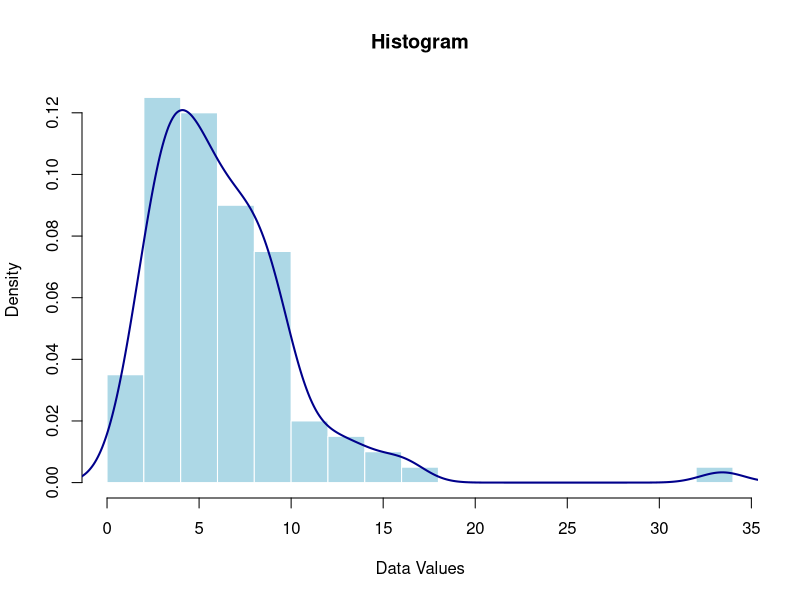
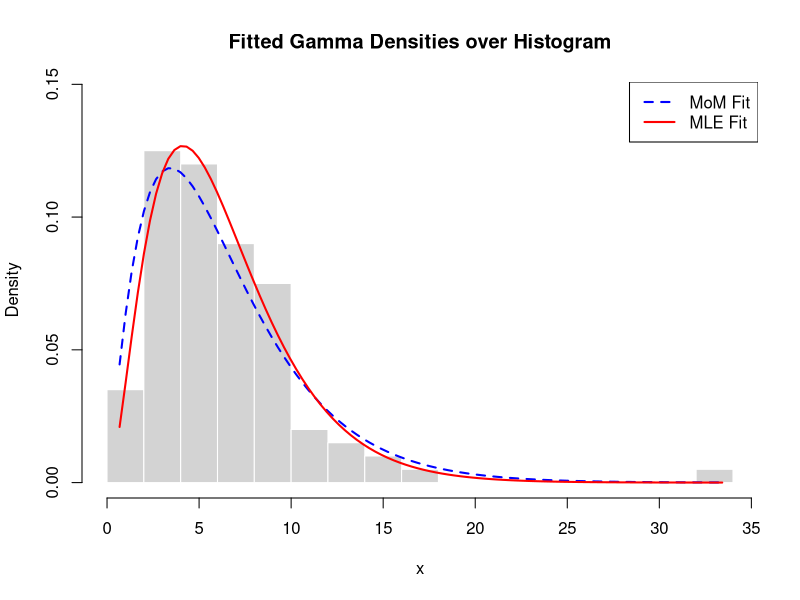
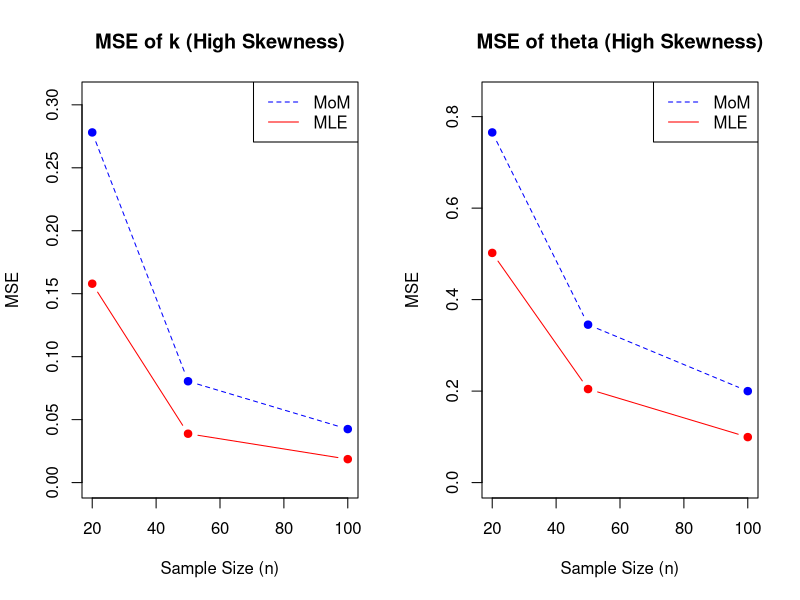

R code for these plots, in order:
## ---- chunk 1
knitr::opts_chunk$set(echo = TRUE)
## ---- chunk 2
# Setting seed for reproducibility
set.seed(303)

# True parameters
true_k <- 3
true_theta <- 2
n <- 100

# Generating the data
data_sample <- rgamma(n, shape = true_k, scale = true_theta)

# calculating sample mean and variance
sample_mean <- mean(data_sample)
sample_var <- var(data_sample)

# Reporting the values
cat("Sample Mean (X_bar):", round(sample_mean, 4), "\n")
cat("Sample Variance (S^2):", round(sample_var, 4), "\n")

# Plotting the Histogram
hist(data_sample, breaks = 15, probability = TRUE,
     main = "Histogram",
     xlab = "Data Values", col = "lightblue", border = "white")

# Adding a density line to look at the shape
lines(density(data_sample), col = "darkblue", lwd = 2)
## ---- chunk 3
# Setting seed for reproducibility
set.seed(303)

# True parameters
true_k <- 3
true_theta <- 2
n <- 100

# Generating data from Gamma dist.
data_sample <- rgamma(n, shape = true_k, scale = true_theta)

# Descriptive statistics
cat("Sample Mean:", mean(data_sample), "\n")
cat("Sample Variance:", var(data_sample), "\n")

# Method of Moments
# k = mean^2 / var, theta = var / mean
k_mom <- (mean(data_sample)^2) / var(data_sample)
theta_mom <- var(data_sample) / mean(data_sample)

#  Maximum Likelihood Estimation 
# Equation to solve: log(k) - psi(k) - (log(x_bar) - mean(log(x))) = 0
target_val <- log(mean(data_sample)) - mean(log(data_sample))

mle_eqn <- function(k) {
  log(k) - digamma(k) - target_val
}

# Mle roots 
mle_root <- uniroot(mle_eqn, interval = c(0.1, 20), extendInt = "yes")
k_mle <- mle_root$root
theta_mle <- mean(data_sample) / k_mle

# Displaying the results
results_table <- data.frame(
  Method = c("True Values", "MoM", "MLE"),
  Shape_k = c(true_k, k_mom, k_mle),
  Scale_theta = c(true_theta, theta_mom, theta_mle)
)

knitr::kable(results_table, digits = 4, caption = "Comparison of Estimates")

#  Plot Histogram 
hist(data_sample, probability = TRUE, breaks = 15,
     main = "Fitted Gamma Densities over Histogram",
     xlab = "x", col = "lightgray", border = "white",
     ylim = c(0, max(density(data_sample)$y) * 1.2))

#  x-axis sequence for curves
x_vals <- seq(min(data_sample), max(data_sample), length.out = 100)

#  Add MoM Curve 
lines(x_vals, dgamma(x_vals, shape = k_mom, scale = theta_mom), 
      col = "blue", lwd = 2, lty = 2)

#  Add MLE Curve 
lines(x_vals, dgamma(x_vals, shape = k_mle, scale = theta_mle), 
      col = "red", lwd = 2)

#  Add Legend
legend("topright", legend = c("MoM Fit", "MLE Fit"),
       col = c("blue", "red"), lty = c(2, 1), lwd = 2)
## ---- chunk 4
# Simulation Settings 
set.seed(303) # Reproducibility
R <- 2000     # Num. of replications
sample_sizes <- c(20, 50, 100)

# Scenarios 
scenarios <- list(
  "Scenario 1" = c(k = 1, theta = 2), # High Skewness
  "Scenario 2" = c(k = 5, theta = 1)  # Moderate Skewness
)

# Data frame to store final results
results_df <- data.frame()

# Main Simulation Loop 
for (scen_name in names(scenarios)) {
  
  true_k <- scenarios[[scen_name]]["k"]
  true_theta <- scenarios[[scen_name]]["theta"]
  
  for (n in sample_sizes) {
    
    # Vectors to store 2000 estimates
    k_mom_est <- numeric(R); t_mom_est <- numeric(R)
    k_mle_est <- numeric(R); t_mle_est <- numeric(R)
    
    for (i in 1:R) {
      # 1. Generate Data
      x <- rgamma(n, shape = true_k, scale = true_theta)
      
      # 2. MoM Estimation
      x_bar <- mean(x)
      s2 <- var(x)
      
      # MoM Formulas
      k_hat_mom <- (x_bar^2) / s2
      t_hat_mom <- s2 / x_bar
      
      k_mom_est[i] <- k_hat_mom
      t_mom_est[i] <- t_hat_mom
      
      # 3. MLE Estimation 
      target <- log(x_bar) - mean(log(x))
      
      # Equation: log(k) - psi(k) - target = 0
      # We use tryCatch in order to solve the convergence failures in small samples
      try({
        mle_sol <- uniroot(function(k) log(k) - digamma(k) - target, 
                           interval = c(1e-5, 100), extendInt = "yes")
        k_hat_mle <- mle_sol$root
        t_hat_mle <- x_bar / k_hat_mle
        
        k_mle_est[i] <- k_hat_mle
        t_mle_est[i] <- t_hat_mle
      }, silent = TRUE)
    }
    
    #  Performance Metrics Calculation 
    # Helper func.
    calc_metrics <- function(est, true_val) {
      bias <- mean(est, na.rm=TRUE) - true_val
      variance <- var(est, na.rm=TRUE)
      mse <- variance + bias^2
      return(c(bias, variance, mse))
    }
    
    # Calculate for k
    mom_k <- calc_metrics(k_mom_est, true_k)
    mle_k <- calc_metrics(k_mle_est, true_k)
    
    # Calculate for theta
    mom_t <- calc_metrics(t_mom_est, true_theta)
    mle_t <- calc_metrics(t_mle_est, true_theta)
    
    # Store results
    temp_res <- data.frame(
      Scenario = scen_name,
      n = n,
      Method = rep(c("MoM", "MLE"), 2),
      Parameter = rep(c("k", "theta"), each = 2),
      Bias = c(mom_k[1], mle_k[1], mom_t[1], mle_t[1]),
      Variance = c(mom_k[2], mle_k[2], mom_t[2], mle_t[2]),
      MSE = c(mom_k[3], mle_k[3], mom_t[3], mle_t[3])
    )
    results_df <- rbind(results_df, temp_res)
  }
}

# Output 1: Table 
library(knitr)
kable(results_df, digits = 4, caption = "Simulation Results: Bias, Variance, and MSE")

# Output 2: MSE Plots 
par(mfrow = c(1, 2)) # Side-by-side plots

# Filtering the data for Scenario 1 (High Skewness) - Parameter k
plot_data <- subset(results_df, Scenario == "Scenario 1" & Parameter == "k")
mom_data <- subset(plot_data, Method == "MoM")
mle_data <- subset(plot_data, Method == "MLE")

# Plot 1: MSE of k (Scenario 1)
plot(mom_data$n, mom_data$MSE, type = "b", col = "blue", pch = 19, lty = 2,
     ylim = c(0, max(plot_data$MSE)*1.1),
     xlab = "Sample Size (n)", ylab = "MSE", main = "MSE of k (High Skewness)")
lines(mle_data$n, mle_data$MSE, type = "b", col = "red", pch = 19, lty = 1)
legend("topright", legend = c("MoM", "MLE"), col = c("blue", "red"), lty = c(2, 1))

# Filter data for Scenario 1 (High Skewness) - Parameter theta
plot_data_t <- subset(results_df, Scenario == "Scenario 1" & Parameter == "theta")
mom_data_t <- subset(plot_data_t, Method == "MoM")
mle_data_t <- subset(plot_data_t, Method == "MLE")

# Plot 2: MSE of theta (Scenario 1)
plot(mom_data_t$n, mom_data_t$MSE, type = "b", col = "blue", pch = 19, lty = 2,
     ylim = c(0, max(plot_data_t$MSE)*1.1),
     xlab = "Sample Size (n)", ylab = "MSE", main = "MSE of theta (High Skewness)")
lines(mle_data_t$n, mle_data_t$MSE, type = "b", col = "red", pch = 19, lty = 1)
legend("topright", legend = c("MoM", "MLE"), col = c("blue", "red"), lty = c(2, 1))
